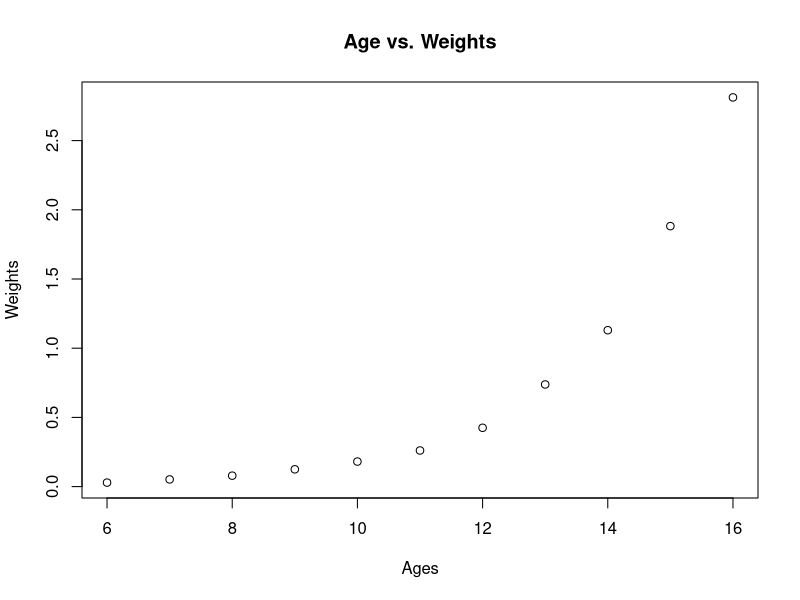
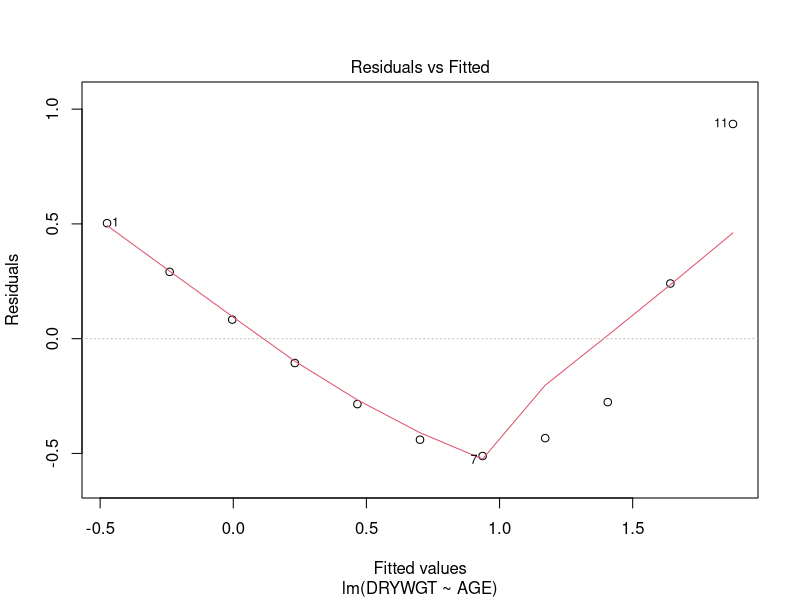
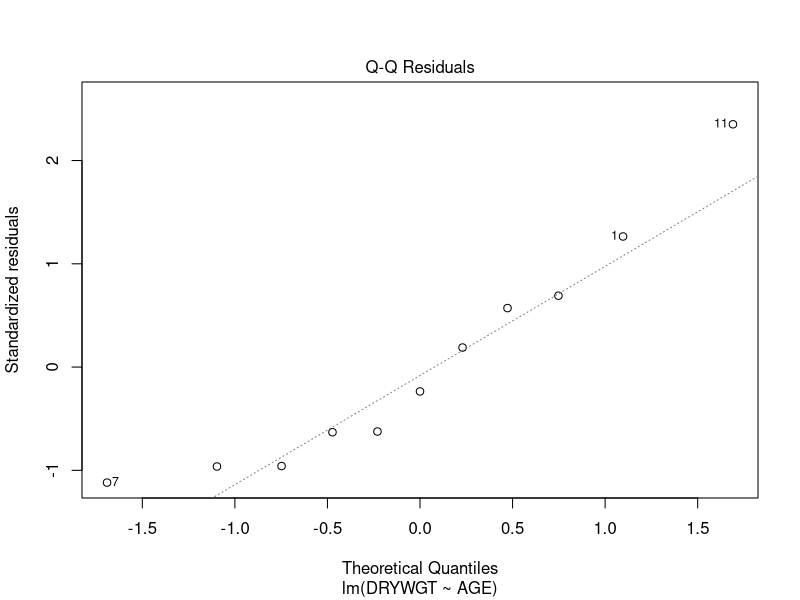
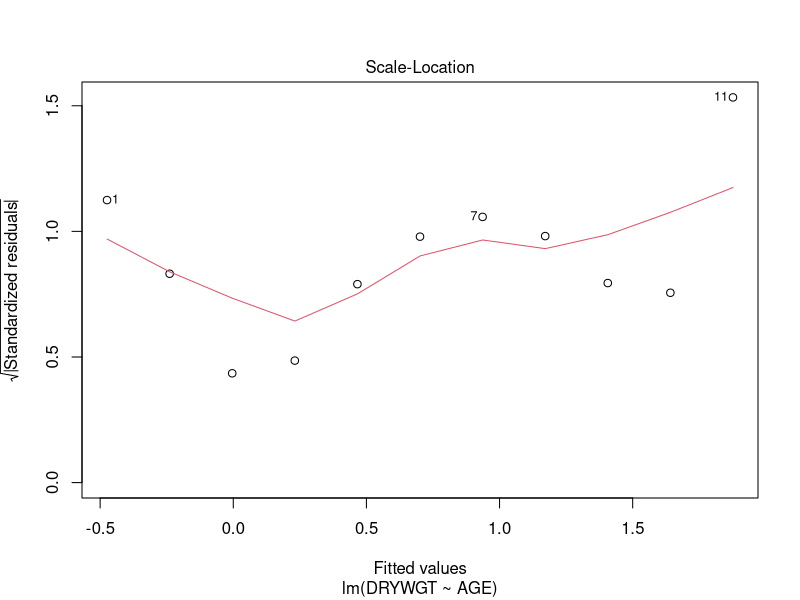
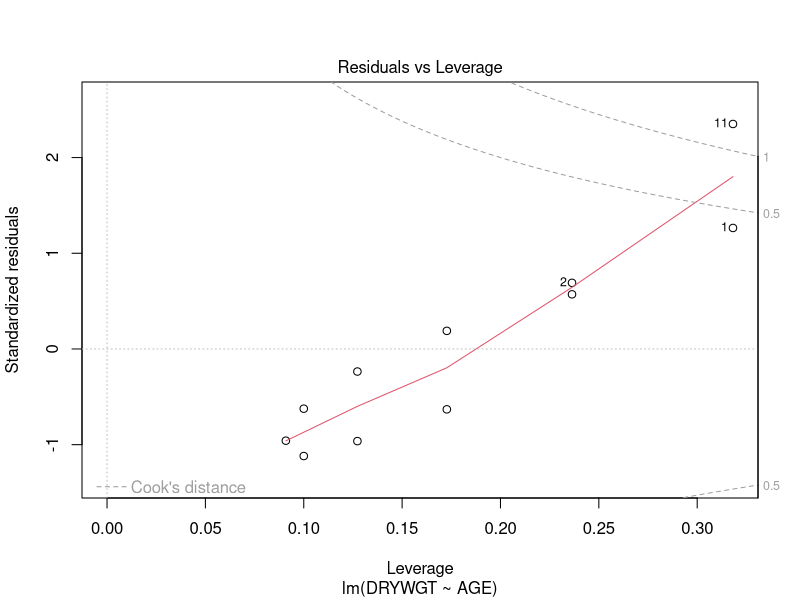

Reproduce these figures in R, in order.
library(readxl)

data <- read_excel("./data/CH05Q01.xls")
df <- data.frame(data)
attach(df)

# create a labelled plot
plot(AGE, DRYWGT, main = "Age vs. Weights", xlab = "Ages",
     ylab = "Weights")

print("Initial model")
weight_model <- lm(DRYWGT ~ AGE, data = df) # linear regression model
print(summary(weight_model)) # print the typical summary
plot(weight_model) # Residuals vs. Leverage plot

print("Transformed model, squared")
transformed_weight <- lm(DRYWGT ~ I(AGE^2), data = df)
# I function returns a vector of values, good for the tilde operator
print(summary(transformed_weight))

print("Transformed model, log")
transformed_weight_2 <- lm(log(DRYWGT) ~ AGE, data = df)
print(summary(transformed_weight_2))

# predict weights
print("Weight at age 10, 0.95:")
predict(weight_model, newdata = data.frame(AGE = 10),
        interval = "confidence", level = 0.95)

print("Weight at age 10, 0.90:")
predict(weight_model, newdata = data.frame(AGE = 10),
        interval = "prediction", level = 0.90)
# the better one.. not gonna lie

# confidence interval:
print("confidence interval for the initial model:")
print(confint(weight_model, level = 0.90))
